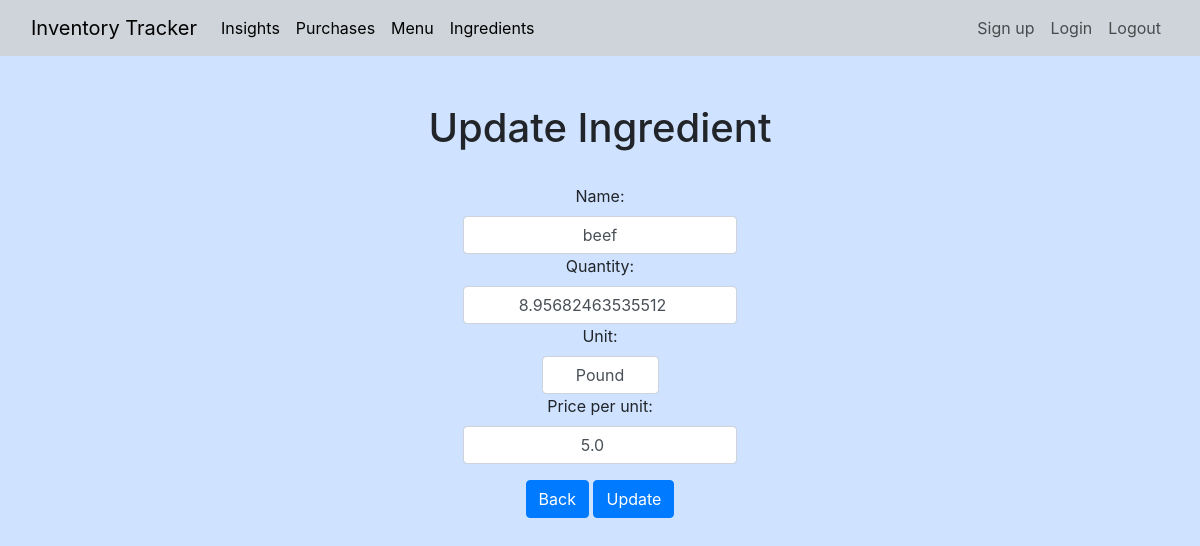
The page /ingredients/19/update (signed in) on the database as committed earlier.
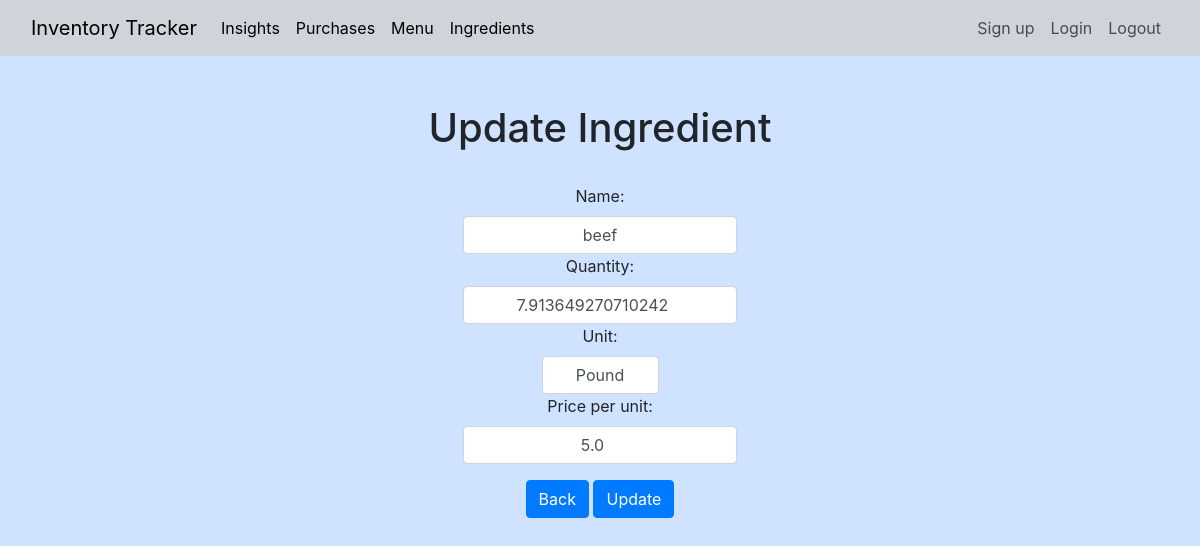
The same page on the database as committed later.
### inventoryApp/models.py (models this page shows, shortened)
class Ingredient(models.Model):
    name = models.CharField(max_length=200, unique=True)
    quantity = models.FloatField(default=0)
    unit = models.CharField(max_length=20, choices=UNITS_OF_MEASUREMENT, default='lb')
    price_per_unit = models.FloatField(default=0)

### inventoryApp/views.py (the view)
# urls.py: path('ingredients/<slug:pk>/update', IngredientUpdateView.as_view(), name="update-ingredient"),
class IngredientUpdateView(LoginRequiredMixin, UpdateView):
    template_name = 'inventoryApp/update-ingredient.html'
    model = Ingredient
    form_class = IngredientForm
    success_url = '/ingredients'

### inventoryApp/forms.py
class IngredientForm(forms.ModelForm):
    UNIT_CHOICES = UNITS_OF_MEASUREMENT
    unit = forms.ChoiceField(choices=UNIT_CHOICES, widget=forms.Select(attrs={
        'class': 'form-control',
        'style': 'margin: 0 auto; width: auto; text-align: center;'
    }))
    class Meta:
        model = Ingredient
        fields = "__all__"
        widgets = {
            'name': forms.TextInput(attrs={
                'class': 'form-control',
                'placeholder': 'Ingredient Name',
                'style': 'margin: 0 auto; width: auto; text-align: center;'
            }),
            'quantity': forms.NumberInput(attrs={
                'class': 'form-control',
                'placeholder': 'Quantity',
                'style': 'margin: 0 auto; width: auto; text-align: center;'
            }),
            'price_per_unit': forms.NumberInput(attrs={
                'class': 'form-control',
                'placeholder': 'Price per Unit ($)',
                'style': 'margin: 0 auto; width: auto; text-align: center;'
            }),
        }

### inventoryApp/templates/inventoryApp/update-ingredient.html (shortened to what this page needs)
{% extends 'inventoryApp/base.html' %}
{% block content %}
      <div class="row justify-content-center mt-5 mb-3">
        <label class="text-center"><h1>Update Ingredient</h1></label>
      </div>
      <form method="post" class="form-group" style="text-align: center;">
          {{ form }}
          <button type="button" class="btn btn-primary mt-3 mb-3" style="text-align: center;"
                  onClick="javascript:history.go(-1);">Back</button>
          <input type="submit"  class="btn btn-primary mt-3 mb-3" value="Update" style="text-align: center;"/>
      </form>
{% endblock %}

Rows that differ between the two databases and show on the page:
changed Ingredient "beef": quantity "8.95682463535512" → "7.913649270710242"
